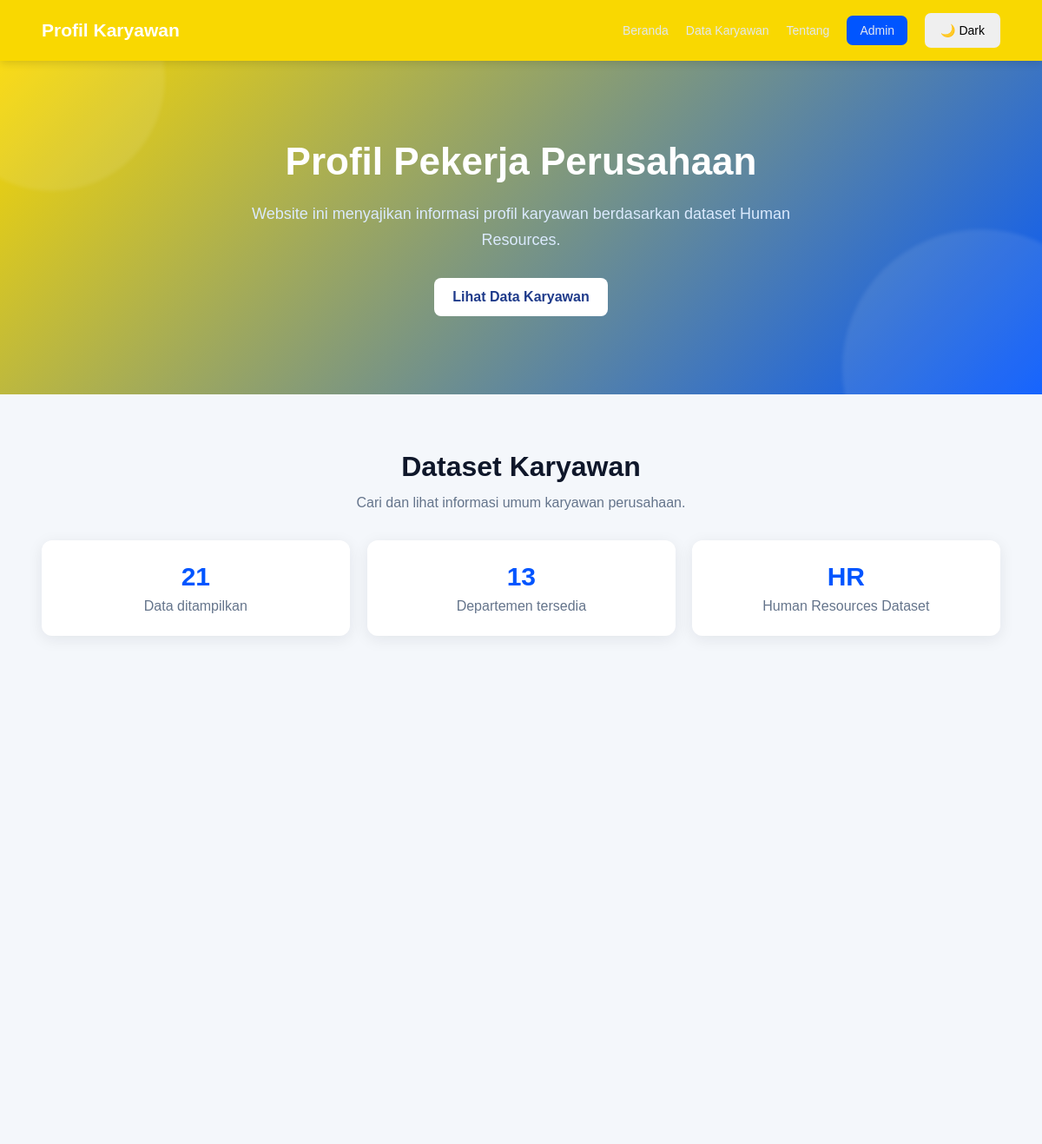
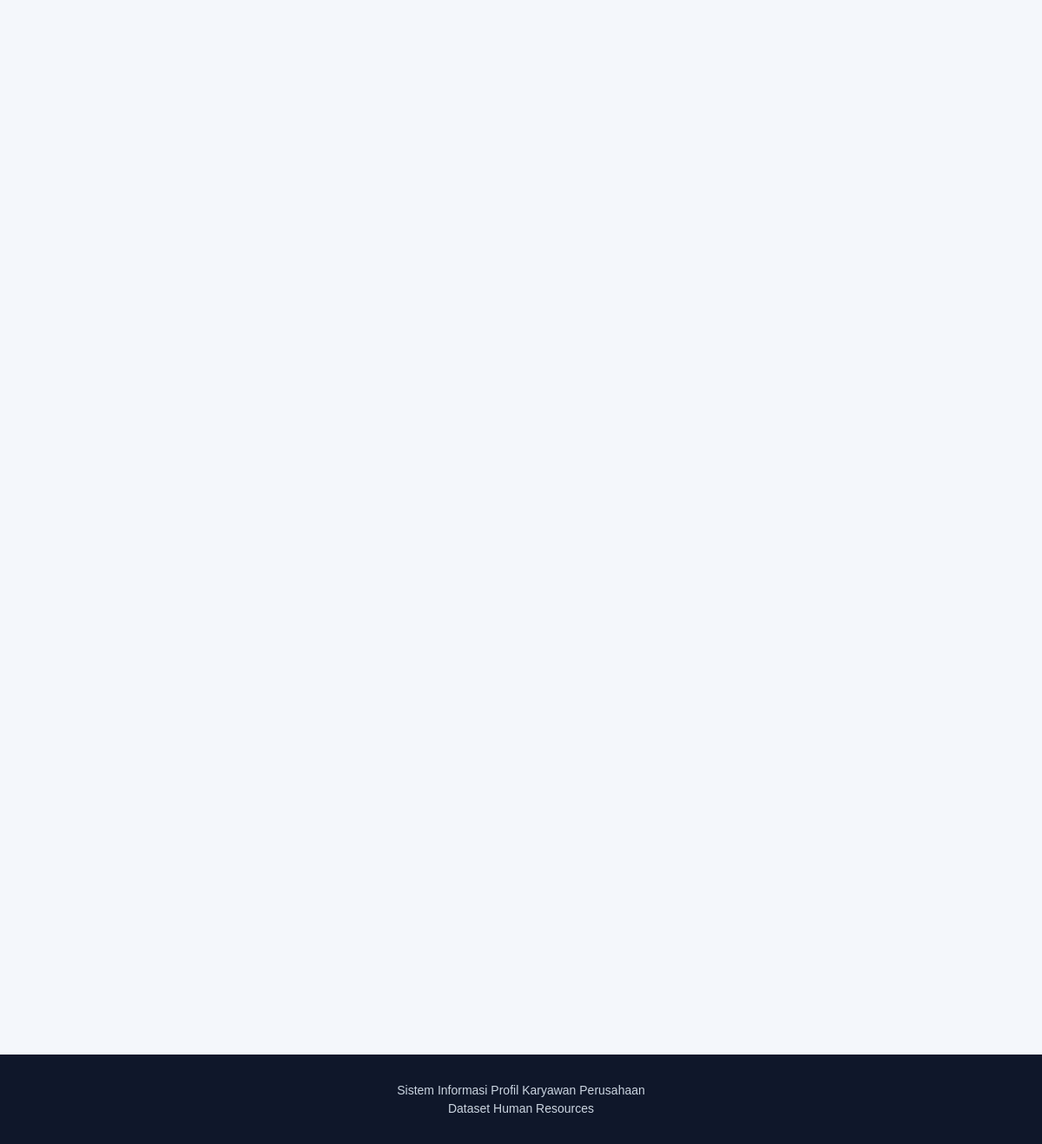
The page / on the database its author committed (2 pictures, top to bottom).
### tables this page shows
CREATE TABLE `pengaturan_publik` (
  `id` tinyint unsigned NOT NULL,
  `nama_situs` varchar(150) NOT NULL DEFAULT 'Profil Karyawan',
  `judul_hero` varchar(255) NOT NULL DEFAULT 'Profil Pekerja Perusahaan',
  `deskripsi_hero` text NOT NULL,
  `teks_tombol` varchar(100) NOT NULL DEFAULT 'Lihat Data Karyawan',
  `warna_utama` char(7) NOT NULL DEFAULT '#2563eb',
  `warna_hero` char(7) NOT NULL DEFAULT '#0f172a',
  `warna_dashboard_awal` char(7) NOT NULL DEFAULT '#1e3a8a',
  `warna_dashboard_akhir` char(7) NOT NULL DEFAULT '#2563eb',
  `warna_pie_laki` char(7) NOT NULL DEFAULT '#2563eb',
  `warna_pie_perempuan` char(7) NOT NULL DEFAULT '#ec4899',
  `warna_bar_awal` char(7) NOT NULL DEFAULT '#2563eb',
  `warna_bar_akhir` char(7) NOT NULL DEFAULT '#93c5fd',
  PRIMARY KEY (`id`)
);

### Dashboard/fungsi/pengaturan-publik.php (called while the page is built, shortened)
<?php
function siapkanPengaturanPublik(mysqli $conn): void
{
    mysqli_query(
        $conn,
        "CREATE TABLE IF NOT EXISTS pengaturan_publik (
            id TINYINT UNSIGNED NOT NULL PRIMARY KEY,
            nama_situs VARCHAR(150) NOT NULL DEFAULT 'Profil Karyawan',
            judul_hero VARCHAR(255) NOT NULL DEFAULT 'Profil Pekerja Perusahaan',
            deskripsi_hero TEXT NOT NULL,
            teks_tombol VARCHAR(100) NOT NULL DEFAULT 'Lihat Data Karyawan',
            warna_utama CHAR(7) NOT NULL DEFAULT '#2563eb',
            warna_hero CHAR(7) NOT NULL DEFAULT '#0f172a'
        ) ENGINE=InnoDB DEFAULT CHARSET=utf8mb4"
    );
    foreach (["warna_dashboard_awal" => "CHAR(7) NOT NULL DEFAULT '#1e3a8a'", "warna_dashboard_akhir" => "CHAR(7) NOT NULL DEFAULT '#2563eb'", "warna_pie_laki" => "CHAR(7) NOT NULL DEFAULT '#2563eb'", "warna_pie_perempuan" => "CHAR(7) NOT NULL DEFAULT '#ec4899'", "warna_bar_awal" => "CHAR(7) NOT NULL DEFAULT '#2563eb'", "warna_bar_akhir" => "CHAR(7) NOT NULL DEFAULT '#93c5fd'"] as $kolom => $tipe) {
        $cek = mysqli_query($conn, "SHOW COLUMNS FROM pengaturan_publik LIKE '$kolom'");
    }
}
function ambilPengaturanPublik(mysqli $conn): array
{
    siapkanPengaturanPublik($conn);
    $hasil = mysqli_query(
        $conn,
        "SELECT * FROM pengaturan_publik WHERE id = 1 LIMIT 1"
    );
    return $hasil ? (mysqli_fetch_assoc($hasil) ?: []) : [];
}

### index.php (the view, shortened to what this page needs)
<?php
require __DIR__ . "/Dashboard/koneksi.php";
require_once __DIR__ . "/Dashboard/fungsi/pengaturan-publik.php";
$pub = ambilPengaturanPublik($conn);
$namaSitus = $pub["nama_situs"] ?? "Profil Karyawan";
$judulHero = $pub["judul_hero"] ?? "Profil Pekerja Perusahaan";
$deskripsiHero = $pub["deskripsi_hero"] ?? "";
$teksTombol = $pub["teks_tombol"] ?? "Lihat Data Karyawan";
$queryDepartemen = mysqli_query(
    $conn,
    "SELECT DISTINCT department
     FROM karyawan
     WHERE department IS NOT NULL
       AND department != ''
     ORDER BY department ASC"
);
$sql = "SELECT
            id,
            emp_id,
            employee_name,
            position,
            department,
            gender,
            date_of_hire,
            employment_status,
            performance_score
        FROM karyawan
        WHERE 1 = 1";
$sql .= " ORDER BY employee_name ASC";
$stmt = mysqli_prepare($conn, $sql);
mysqli_stmt_execute($stmt);
$hasil = mysqli_stmt_get_result($stmt);
$jumlahData = mysqli_num_rows($hasil);
?>
<!DOCTYPE html>
<html lang="id">
<head>
    <link rel="stylesheet" href="style/publik.css">
</head>
<body>
<nav class="navbar">
    <div class="navbar-container">
        <a href="index.php" class="logo">
            <?= htmlspecialchars($namaSitus); ?>
        </a>
        <div class="nav-menu">
            <a href="#beranda">Beranda</a>
            <a href="#data">Data Karyawan</a>
            <a href="#tentang">Tentang</a>
            <a href="Dashboard/index.php" class="btn-admin">
                Admin
            </a>
            <button type="button" class="button theme-toggle" onclick="toggleTheme()" aria-label="Ganti tema">🌙 Dark</button>
        </div>
    </div>
</nav>
<section class="hero" id="beranda">
    <div class="hero-content">
        <h1><?= htmlspecialchars($judulHero); ?></h1>
        <p>
            <?= nl2br(htmlspecialchars($deskripsiHero)); ?>
        </p>
        <a href="#data" class="hero-button">
            <?= htmlspecialchars($teksTombol); ?>
        </a>
    </div>
</section>
<section class="section" id="data">
    <div class="section-title">
        <h2>Dataset Karyawan</h2>
        <p>
            Cari dan lihat informasi umum karyawan perusahaan.
        </p>
    </div>
    <div class="statistics">
        <div class="stat-card">
            <h3><?= $jumlahData; ?></h3>
            <p>Data ditampilkan</p>
        </div>
        <div class="stat-card">
            <h3><?= mysqli_num_rows($queryDepartemen); ?></h3>
            <p>Departemen tersedia</p>
        </div>
        <div class="stat-card">
            <h3>HR</h3>
            <p>Human Resources Dataset</p>
        </div>
    </div>
</section>
<section class="section" id="tentang">
    <div class="about">
    </div>
</section>
<footer>
    <p>
        Sistem Informasi Profil Karyawan Perusahaan
    </p>
    <p>
        Dataset Human Resources
    </p>
</footer>
</body>
</html>

### style/publik.css (style rules this page uses)
* { box-sizing: border-box; }
html { scroll-behavior: smooth; }
body { margin: 0; font-family: Arial, Helvetica, sans-serif; background-color: #f4f7fb; color: #1f2937; }
.navbar { position: sticky; top: 0; z-index: 100; background-color: #0f172a; box-shadow: 0 2px 10px rgba(0, 0, 0, 0.15); }
.navbar-container { width: 92%; max-width: 1300px; min-height: 70px; margin: auto; display: flex; align-items: center; justify-content: space-between; gap: 20px; }
.logo { color: #ffffff; font-size: 21px; font-weight: bold; text-decoration: none; }
.nav-menu { display: flex; align-items: center; gap: 20px; }
.nav-menu a { color: #e2e8f0; text-decoration: none; font-size: 14px; }
.btn-admin { padding: 9px 15px; background-color: #2563eb; border-radius: 7px; }
.hero { padding: 90px 20px; color: #ffffff; text-align: center; background: linear-gradient(135deg, rgba(15, 23, 42, 0.97), rgba(37, 99, 235, 0.9)); }
.hero-content { max-width: 800px; margin: auto; }
.hero h1 { margin: 0 0 18px; font-size: 44px; line-height: 1.2; }
.hero p { margin: 0 auto 28px; max-width: 650px; color: #dbeafe; font-size: 18px; line-height: 1.7; }
.hero-button { display: inline-block; padding: 13px 21px; color: #1e3a8a; background-color: #ffffff; border-radius: 8px; text-decoration: none; font-weight: bold; }
.section { width: 92%; max-width: 1300px; margin: auto; padding: 65px 0; }
.section-title { margin-bottom: 30px; text-align: center; }
.section-title h2 { margin: 0 0 10px; font-size: 32px; color: #0f172a; }
.section-title p { margin: 0; color: #64748b; line-height: 1.6; }
.statistics { display: grid; grid-template-columns: repeat(3, 1fr); gap: 20px; margin-bottom: 35px; }
.stat-card { padding: 25px; background-color: #ffffff; border-radius: 12px; text-align: center; box-shadow: 0 4px 18px rgba(15, 23, 42, 0.08); }
.stat-card h3 { margin: 0 0 8px; color: #2563eb; font-size: 30px; }
.stat-card p { margin: 0; color: #64748b; }
.button { display: inline-flex; align-items: center; justify-content: center; padding: 12px 18px; border: none; border-radius: 7px; text-decoration: none; font-size: 14px; cursor: pointer; }
.about { display: grid; grid-template-columns: 1fr 1fr; gap: 35px; align-items: center; }
footer { padding: 28px 20px; color: #cbd5e1; text-align: center; background-color: #0f172a; }
footer p { margin: 5px 0; font-size: 14px; }
.navbar { animation: fadeDown 0.65s ease-out both; }
.hero { position: relative; isolation: isolate; overflow: hidden; }
.hero::before, .hero::after { content: ""; position: absolute; z-index: -1; width: 260px; height: 260px; border-radius: 50%; background: rgba(255, 255, 255, 0.09); filter: blur(2px); pointer-events: none; animation: floatShape 7s ease-in-out infinite; }
.hero::before { top: -110px; left: -70px; }
.hero::after { right: -90px; bottom: -130px; width: 320px; height: 320px; animation-delay: -3.5s; }
.hero h1 { animation: fadeUp 0.8s 0.12s ease-out both; }
.hero p { animation: fadeUp 0.8s 0.28s ease-out both; }
.hero-button { animation: fadeUp 0.8s 0.42s ease-out both, pulseButton 2.8s 1.4s ease-in-out infinite; transition: transform 0.25s ease, background-color 0.25s ease; }
.logo, .nav-menu a, .button, .stat-card, .filter-box, .about-content, tbody tr { transition: transform 0.25s ease, box-shadow 0.25s ease, color 0.25s ease, background-color 0.25s ease; }
.reveal { opacity: 0; transform: translateY(30px); transition: opacity 0.7s ease, transform 0.7s ease; will-change: opacity, transform; }
.reveal.is-visible { opacity: 1; transform: translateY(0); }
.statistics .reveal:nth-child(2), .about .reveal:nth-child(2) { transition-delay: 0.12s; }
.statistics .reveal:nth-child(3) { transition-delay: 0.24s; }
.theme-toggle { border: 0; cursor: pointer; }

### rows shown on the page
pengaturan_publik: nama_situs "Profil Karyawan", judul_hero "Profil Pekerja Perusahaan", deskripsi_hero "Website ini menyajikan informasi profil karyawan berdasarkan dataset Human Resources.", teks_tombol "Lihat Data Karyawan"

### other values the page prints
$jumlahData "21"
mysqli_num_rows($queryDepartemen) "13"
